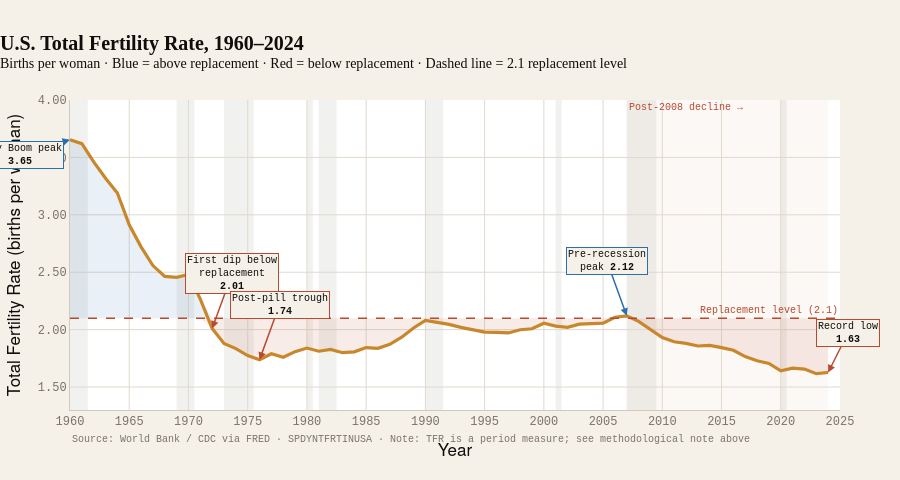

The notebook cell saved with this chart:
### Markdown cell above
---
## Visualization 3 — "Fertility Was Above Replacement"
**Static annotated time-series**

The U.S. total fertility rate (TFR) — births per woman — from 1960 to 2024.

Act 1's story: fertility starts high (Baby Boom peak 3.65 in 1960), falls naturally
toward replacement as women entered the workforce and the pill became available,
and crosses below replacement in 1972. But it *recovers* back to near-replacement
by the late 1980s. The crisis comes later — after 2007 — when housing costs explode
again. That fall is Act 3's story.

> **Important methodological note**: The TFR is a *period* measure — it captures
> what would happen if women at each age in a given year maintained that rate their
> whole lives. It overstates fertility decline if births are merely *delayed* rather
> than *foregone*. We flag this honestly in the chart.

### Code cell
fig3 = go.Figure()

years_tfr = s_tfr.index.tolist()
vals_tfr  = s_tfr.values.tolist()

# ── Shaded area: above vs below replacement ──────────────────
# Fill red below 2.1 (alarm), fill blue above (healthy)
REPLACEMENT = 2.1

above_y = [v if v >= REPLACEMENT else REPLACEMENT for v in vals_tfr]
below_y = [v if v <= REPLACEMENT else REPLACEMENT for v in vals_tfr]

# Area above replacement
fig3.add_trace(go.Scatter(
    x=years_tfr + years_tfr[::-1],
    y=above_y + [REPLACEMENT]*len(years_tfr),
    fill='toself',
    fillcolor=C.blue_fill,
    line=dict(width=0),
    showlegend=False, hoverinfo='skip',
))

# Area below replacement (becomes more prominent post-1972)
fig3.add_trace(go.Scatter(
    x=years_tfr + years_tfr[::-1],
    y=below_y + [REPLACEMENT]*len(years_tfr),
    fill='toself',
    fillcolor=C.red_fill,
    line=dict(width=0),
    showlegend=False, hoverinfo='skip',
))

# ── Main TFR line ─────────────────────────────────────────────
fig3.add_trace(go.Scatter(
    x=years_tfr,
    y=vals_tfr,
    mode='lines',
    name='Total Fertility Rate',
    line=dict(color=C.gold, width=3.2),
    hovertemplate='<b>%{x}</b><br>TFR: %{y:.3f}<extra></extra>',
))

# ── Replacement rate reference line ──────────────────────────
annotate_threshold(fig3, REPLACEMENT,
                   'Replacement level (2.1)',
                   color=C.red, dash='dash')

# ── Key event annotations ─────────────────────────────────────
key_events = [
    (1960, 3.654, 'Baby Boom peak<br><b>3.65</b>', -50, 15),
    (1972, 2.010, 'First dip below<br>replacement<br><b>2.01</b>', 20, -55),
    (1976, 1.738, 'Post-pill trough<br><b>1.74</b>', 20, -55),
    (2007, 2.120, 'Pre-recession<br>peak <b>2.12</b>', -20, -55),
    (2024, float(s_tfr.iloc[-1]), f'Record low<br><b>{float(s_tfr.iloc[-1]):.2f}</b>', 20, -40),
]

for yr, val, text, ax, ay in key_events:
    if yr in s_tfr.index:
        fig3.add_annotation(
            x=yr, y=val,
            text=text,
            showarrow=True, arrowhead=2,
            arrowcolor=C.red if val < REPLACEMENT else C.blue,
            arrowwidth=1.5,
            font=dict(size=10, color=C.text, family=THEME['font_mono']),
            bgcolor=THEME['background'],
            bordercolor=C.red if val < REPLACEMENT else C.blue,
            borderwidth=1,
            ax=ax, ay=ay,
        )

# ── Shade the post-2007 crisis period ────────────────────────
fig3.add_vrect(
    x0=2007, x1=2024,
    fillcolor='rgba(184,74,46,0.04)',
    line_width=0,
    layer='below',
    annotation_text='Post-2008 decline →',
    annotation_position='top left',
    annotation_font=dict(size=10, color=C.red, family=THEME['font_mono']),
)

add_recession_bands(fig3)
apply_theme(fig3)

fig3.update_layout(
    title=dict(
        text='<b>U.S. Total Fertility Rate, 1960–2024</b><br>'
             '<sup>Births per woman · Blue = above replacement · '
             'Red = below replacement · Dashed line = 2.1 replacement level</sup>',
        font=dict(size=THEME['font_size']['lg'], family=THEME['font']),
    ),
    xaxis=dict(title='Year', range=[1960, 2025], tickmode='linear', dtick=5),
    yaxis=dict(
        title='Total Fertility Rate (births per woman)',
        range=[1.3, 4.0],
        tickformat='.2f',
    ),
    showlegend=False,
    height=480,
    margin=dict(t=100, b=70, l=70, r=60),
)

watermark(fig3, 'Source: World Bank / CDC via FRED · SPDYNTFRTINUSA · '
                'Note: TFR is a period measure; see methodological note above')
fig3.show()

print("\n── Key TFR values ────────────────────────────────────────────────────")
for yr in [1960, 1964, 1972, 1976, 1990, 2000, 2007, 2010, 2020, 2024]:
    if yr in s_tfr.index:
        below = ' ← BELOW REPLACEMENT' if s_tfr[yr] < 2.1 else ''
        print(f"  {yr}: {s_tfr[yr]:.3f}{below}")

### Figure 1 — Plotly figure (JSON) as saved in the notebook; plotly's stock layout.template omitted (floating-point values rounded to 4 significant figures; data arrays with more than 128 entries replaced by an {"elided": "..."} marker saying what was removed)
{"data": [{"fill": "toself", "fillcolor": "rgba(42, 111, 175, 0.10)", "hoverinfo": "skip", "line": {"width": 0}, "showlegend": false, "type": "scatter", "x": {"elided": "130 int values"}, "y": {"elided": "130 float values"}}, {"fill": "toself", "fillcolor": "rgba(184, 74, 46, 0.10)", "hoverinfo": "skip", "line": {"width": 0}, "showlegend": false, "type": "scatter", "x": {"elided": "130 int values"}, "y": {"elided": "130 float values"}}, {"hovertemplate": "<b>%{x}</b><br>TFR: %{y:.3f}<extra></extra>", "line": {"color": "#C8872A", "width": 3.2}, "mode": "lines", "name": "Total Fertility Rate", "type": "scatter", "x": [1960, 1961, 1962, 1963, 1964, 1965, 1966, 1967, 1968, 1969, 1970, 1971, 1972, 1973, 1974, 1975, 1976, 1977, 1978, 1979, 1980, 1981, 1982, 1983, 1984, 1985, 1986, 1987, 1988, 1989, 1990, 1991, 1992, 1993, 1994, 1995, 1996, 1997, 1998, 1999, 2000, 2001, 2002, 2003, 2004, 2005, 2006, 2007, 2008, 2009, 2010, 2011, 2012, 2013, 2014, 2015, 2016, 2017, 2018, 2019, 2020, 2021, 2022, 2023, 2024], "y": [3.654, 3.62, 3.461, 3.319, 3.19, 2.913, 2.721, 2.558, 2.464, 2.456, 2.48, 2.266, 2.01, 1.879, 1.835, 1.774, 1.738, 1.79, 1.76, 1.808, 1.839, 1.812, 1.827, 1.799, 1.806, 1.844, 1.837, 1.872, 1.934, 2.014, 2.081, 2.062, 2.046, 2.019, 2.002, 1.978, 1.976, 1.971, 1.999, 2.007, 2.056, 2.03, 2.021, 2.047, 2.051, 2.057, 2.108, 2.12, 2.072, 2.002, 1.931, 1.895, 1.881, 1.857, 1.863, 1.843, 1.821, 1.766, 1.73, 1.706, 1.641, 1.664, 1.657, 1.617, 1.627]}], "layout": {"annotations": [{"font": {"color": "#B84A2E", "family": "DM Mono, JetBrains Mono, Courier New, monospace", "size": 10}, "showarrow": false, "text": "Replacement level (2.1)", "x": 1, "xanchor": "right", "xref": "x domain", "y": 2.1, "yanchor": "bottom", "yref": "y"}, {"arrowcolor": "#2A6FAF", "arrowhead": 2, "arrowwidth": 1.5, "ax": -50, "ay": 15, "bgcolor": "#F5F0E8", "bordercolor": "#2A6FAF", "borderwidth": 1, "font": {"color": "#0F0E0B", "family": "DM Mono, JetBrains Mono, Courier New, monospace", "size": 10}, "showarrow": true, "text": "Baby Boom peak<br><b>3.65</b>", "x": 1960, "y": 3.654}, {"arrowcolor": "#B84A2E", "arrowhead": 2, "arrowwidth": 1.5, "ax": 20, "ay": -55, "bgcolor": "#F5F0E8", "bordercolor": "#B84A2E", "borderwidth": 1, "font": {"color": "#0F0E0B", "family": "DM Mono, JetBrains Mono, Courier New, monospace", "size": 10}, "showarrow": true, "text": "First dip below<br>replacement<br><b>2.01</b>", "x": 1972, "y": 2.01}, {"arrowcolor": "#B84A2E", "arrowhead": 2, "arrowwidth": 1.5, "ax": 20, "ay": -55, "bgcolor": "#F5F0E8", "bordercolor": "#B84A2E", "borderwidth": 1, "font": {"color": "#0F0E0B", "family": "DM Mono, JetBrains Mono, Courier New, monospace", "size": 10}, "showarrow": true, "text": "Post-pill trough<br><b>1.74</b>", "x": 1976, "y": 1.738}, {"arrowcolor": "#2A6FAF", "arrowhead": 2, "arrowwidth": 1.5, "ax": -20, "ay": -55, "bgcolor": "#F5F0E8", "bordercolor": "#2A6FAF", "borderwidth": 1, "font": {"color": "#0F0E0B", "family": "DM Mono, JetBrains Mono, Courier New, monospace", "size": 10}, "showarrow": true, "text": "Pre-recession<br>peak <b>2.12</b>", "x": 2007, "y": 2.12}, {"arrowcolor": "#B84A2E", "arrowhead": 2, "arrowwidth": 1.5, "ax": 20, "ay": -40, "bgcolor": "#F5F0E8", "bordercolor": "#B84A2E", "borderwidth": 1, "font": {"color": "#0F0E0B", "family": "DM Mono, JetBrains Mono, Courier New, monospace", "size": 10}, "showarrow": true, "text": "Record low<br><b>1.63</b>", "x": 2024, "y": 1.627}, {"font": {"color": "#B84A2E", "family": "DM Mono, JetBrains Mono, Courier New, monospace", "size": 10}, "showarrow": false, "text": "Post-2008 decline →", "x": 2007, "xanchor": "left", "xref": "x", "y": 1, "yanchor": "top", "yref": "y domain"}, {"align": "left", "font": {"color": "#7A7468", "family": "DM Mono, JetBrains Mono, Courier New, monospace", "size": 10}, "showarrow": false, "text": "Source: World Bank / CDC via FRED · SPDYNTFRTINUSA · Note: TFR is a period measure; see methodological note above", "x": 0, "xref": "paper", "y": -0.12, "yref": "paper"}], "colorway": ["#2A6FAF", "#B84A2E", "#C8872A", "#2A7C6F", "#7B4FA6", "#C87028", "#7A7468"], "font": {"color": "#0F0E0B", "family": "DM Sans, Helvetica Neue, Arial, sans-serif", "size": 14}, "height": 480, "hoverlabel": {"bgcolor": "#FFFFFF", "bordercolor": "#D0C9BC", "font": {"color": "#0F0E0B", "family": "DM Sans, Helvetica Neue, Arial, sans-serif", "size": 12}}, "legend": {"bgcolor": "rgba(0,0,0,0)", "bordercolor": "rgba(0,0,0,0)", "font": {"color": "#0F0E0B", "family": "DM Sans, Helvetica Neue, Arial, sans-serif", "size": 12}}, "margin": {"b": 70, "l": 70, "r": 60, "t": 100}, "paper_bgcolor": "#F5F0E8", "plot_bgcolor": "#FFFFFF", "shapes": [{"line": {"color": "#B84A2E", "dash": "dash", "width": 1.5}, "type": "line", "x0": 0, "x1": 1, "xref": "x domain", "y0": 2.1, "y1": 2.1, "yref": "y"}, {"fillcolor": "rgba(184,74,46,0.04)", "layer": "below", "line": {"width": 0}, "type": "rect", "x0": 2007, "x1": 2024, "xref": "x", "y0": 0, "y1": 1, "yref": "y domain"}, {"fillcolor": "rgba(122,116,104,0.10)", "layer": "below", "line": {"width": 0}, "type": "rect", "x0": 1960, "x1": 1962.0, "xref": "x", "y0": 0, "y1": 1, "yref": "y domain"}, {"fillcolor": "rgba(122,116,104,0.10)", "layer": "below", "line": {"width": 0}, "type": "rect", "x0": 1969, "x1": 1970.0, "xref": "x", "y0": 0, "y1": 1, "yref": "y domain"}, {"fillcolor": "rgba(122,116,104,0.10)", "layer": "below", "line": {"width": 0}, "type": "rect", "x0": 1973, "x1": 1976.0, "xref": "x", "y0": 0, "y1": 1, "yref": "y domain"}, {"fillcolor": "rgba(122,116,104,0.10)", "layer": "below", "line": {"width": 0}, "type": "rect", "x0": 1980, "x1": 1980.0, "xref": "x", "y0": 0, "y1": 1, "yref": "y domain"}, {"fillcolor": "rgba(122,116,104,0.10)", "layer": "below", "line": {"width": 0}, "type": "rect", "x0": 1981, "x1": 1982.0, "xref": "x", "y0": 0, "y1": 1, "yref": "y domain"}, {"fillcolor": "rgba(122,116,104,0.10)", "layer": "below", "line": {"width": 0}, "type": "rect", "x0": 1990, "x1": 1992.0, "xref": "x", "y0": 0, "y1": 1, "yref": "y domain"}, {"fillcolor": "rgba(122,116,104,0.10)", "layer": "below", "line": {"width": 0}, "type": "rect", "x0": 2001, "x1": 2002.0, "xref": "x", "y0": 0, "y1": 1, "yref": "y domain"}, {"fillcolor": "rgba(122,116,104,0.10)", "layer": "below", "line": {"width": 0}, "type": "rect", "x0": 2007, "x1": 2010.0, "xref": "x", "y0": 0, "y1": 1, "yref": "y domain"}, {"fillcolor": "rgba(122,116,104,0.10)", "layer": "below", "line": {"width": 0}, "type": "rect", "x0": 2020, "x1": 2020.0, "xref": "x", "y0": 0, "y1": 1, "yref": "y domain"}], "showlegend": false, "title": {"font": {"color": "#0F0E0B", "family": "Playfair Display, Georgia, serif", "size": 20}, "pad": {"l": 0}, "text": "<b>U.S. Total Fertility Rate, 1960–2024</b><br><sup>Births per woman · Blue = above replacement · Red = below replacement · Dashed line = 2.1 replacement level</sup>", "x": 0, "xanchor": "left"}, "xaxis": {"dtick": 5, "gridcolor": "#E0D9CE", "linecolor": "#D0C9BC", "range": [1960, 2025], "tickcolor": "#D0C9BC", "tickfont": {"color": "#7A7468", "family": "DM Mono, JetBrains Mono, Courier New, monospace", "size": 12}, "tickmode": "linear", "title": {"text": "Year"}, "zerolinecolor": "#E0D9CE"}, "yaxis": {"gridcolor": "#E0D9CE", "linecolor": "#D0C9BC", "range": [1.3, 4], "tickcolor": "#D0C9BC", "tickfont": {"color": "#7A7468", "family": "DM Mono, JetBrains Mono, Courier New, monospace", "size": 12}, "tickformat": ".2f", "title": {"text": "Total Fertility Rate (births per woman)"}, "zerolinecolor": "#E0D9CE"}}}
